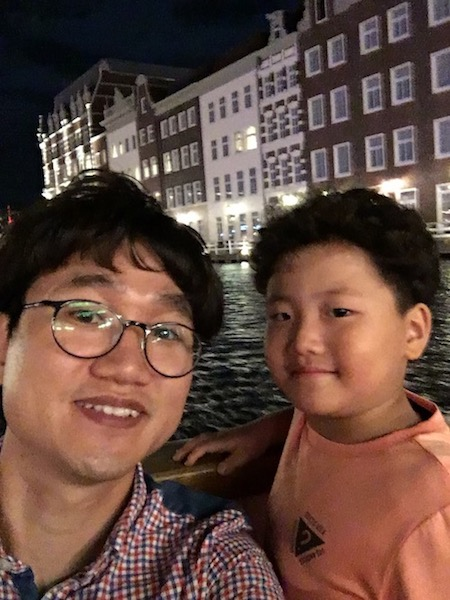
#> input picture opencv_webapp_lecture/cvlecture/media/IMG_2525.JPG, 450 x 600 px
$ python -i Background_subtraction.py   (imports and definitions only)
#> lines starting #> are read from the running program, lines starting #| are printed output that depends on the picture
'''
===============================================================================
This program shows interactive image segmentation using grabcut algorithm.


Key '0' - To select areas of background
Key '1' - To select areas of foreground
Key '2' - To select areas of probable background
Key '3' - To select areas of probable foreground

Key 'a' - To execute auto remove
Key 'n' - To update the segmentation
Key 'r' - To reset the setup
Key 'o' - To turn on or turn off auto segmentation mode

Key 'esc' - To exit
===============================================================================
'''

import numpy as np
import cv2
import sys


def draw_detections(img, rects, thickness=1): # to check face recognition
    for x, y, w, h in rects:
        cv2.rectangle(img, (x, y), (x + w, y + h), (0, 255, 0), thickness)


# [68 lines left out: functions check_border, inside, grabcut, not called in this run]


class BGsubtractor():
    BLUE = [255, 0, 0]  # rectangle color
    RED = [0, 0, 255]  # PR BG
    GREEN = [0, 255, 0]  # PR FG
    BLACK = [0, 0, 0]  # sure BG
    WHITE = [255, 255, 255]  # sure FG

    DRAW_BG = {'color': BLACK, 'val': 0}
    DRAW_FG = {'color': WHITE, 'val': 1}
    DRAW_PR_FG = {'color': GREEN, 'val': 3}
    DRAW_PR_BG = {'color': RED, 'val': 2}

    # setting up flags
    rect = (0, 0, 1, 1)
    bg_color = BLACK # default background color
    drawing = False  # flag for drawing curves
    rectangle = False  # flag for drawing rect
    rect_over = False  # flag to check if rect drawn
    auto = True  # flag for choosing auto update
    auto_update = False  # flag to update image automatically
    rect_or_mask = 100  # flag for selecting rect or mask mode
    value = DRAW_FG  # drawing initialized to FG
    thickness = 10  # brush thickness

    # [48 lines left out: function onmouse, not called in this run]

    def run(self, path):

#> called with path = '../media/IMG_2525.JPG'
        self.img = cv2.imread(path)
#> self.img is the input picture: shape (600, 450, 3); mean B, G, R 63.9, 73, 99.4

        if (type(self.img) is np.ndarray):

            faceCascade = cv2.CascadeClassifier(  # for recognizing faces
                './media/haarcascade_frontalface_default.xml')
            #self.img = cv2.resize(self.img, dsize=(512,512), interpolation=cv2.INTER_LINEAR) #to resize the image
            self.img2 = self.img.copy()  # a copy of original image
            self.mask = np.zeros(self.img.shape[:2], dtype=np.uint8)  # mask initialized to PR_BG
            self.output = np.zeros(self.img.shape, np.uint8)  # output image
            self.bg_result = np.zeros(self.img.shape, np.uint8)  # output image with selected background color
            self.gray = cv2.cvtColor(self.img, cv2.COLOR_BGR2GRAY)
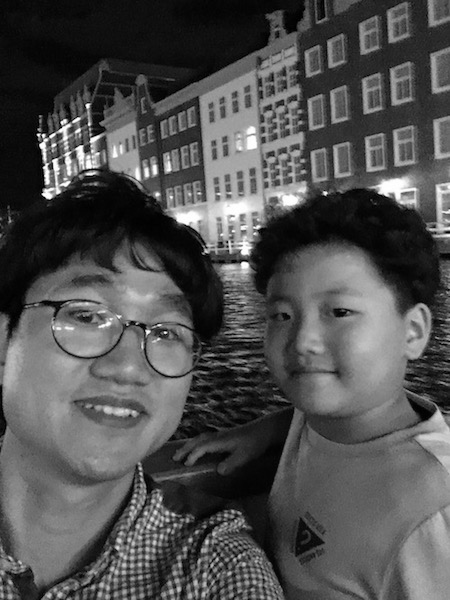
#> self.gray: shape (600, 450); min 0, max 255, mean 79.9

            # input and output windows
            cv2.namedWindow('output')
            cv2.namedWindow('input')
            cv2.setMouseCallback('input', self.onmouse) # for mouse input
            cv2.moveWindow('input', self.img.shape[1] + 10, 90)

            print(" Instructions: \n")
            print(" Draw a rectangle around the object using right mouse button \n")
            print(" Or press 'a' key \n")

            while (1):
                cv2.imshow('input', self.img)

                k = cv2.waitKey(1)
#> (key Esc is pressed here)
                # key bindings
                if k == 27:  # esc to exit
                    break
                elif k == ord('0'):  # BG drawing
                    print(" mark background regions with left mouse button \n")
                    self.value = self.DRAW_BG
                elif k == ord('1'):  # FG drawing
                    print(" mark foreground regions with left mouse button \n")
                    self.value = self.DRAW_FG
                elif k == ord('2'):  # PR_BG drawing
                    self.value = self.DRAW_PR_BG
                elif k == ord('3'):  # PR_FG drawing
                    self.value = self.DRAW_PR_FG

                elif k == ord('o'): # turn on or turn off auto segmentation
                    self.auto = not self.auto
                    print('auto_update ', ['off', 'on'][self.auto])
                #elif k == ord('s'):  # save image
                #    cv2.imwrite('./data/dst.jpg', self.bg_result)
                #    print(" Result saved as image \n")

                elif k == ord('r'):  # reset everything
                    print("resetting \n")
                    self.rect = (0, 0, 1, 1)
                    self.drawing = False
                    self.rectangle = False
                    self.rect_or_mask = 100
                    self.auto = True
                    self.rect_over = False
                    self.value = self.DRAW_FG
                    self.img = self.img2.copy()
                    self.mask = np.zeros(self.img.shape[:2], dtype=np.uint8)  # mask initialized
                    self.output = np.zeros(self.img.shape, np.uint8)  # output image
                    self.bg_color = self.BLACK
                    self.bg_result = np.zeros(self.img.shape, np.uint8)  # output image with selected background color

                elif k == ord('a'):  # auto remove
                    try:
                        self.rect_over = True
                        self.rect_or_mask = 1
                        faces = faceCascade.detectMultiScale(self.gray, 1.1, 3)
                        found_filtered = []
                        for ri, r in enumerate(faces):
                            for qi, q in enumerate(faces):
                                if ri != qi and inside(r, q):
                                    break
                            else:
                                found_filtered.append(r)
                        grabcut(self.img2, self.mask, found_filtered)
                        #draw_detections(self.img, found_filtered, 3)
                    except IndexError:
                        self.rect_over = False
                        self.rect_or_mask = 0
                        print("Can't do auto segmentation. Draw a rectangle around the object using right mouse button")

                elif k == ord('n') or self.auto_update is True:  # segment the image
                    print(""" For finer touchups, mark foreground and background after pressing keys 0-3
                    and again press 'n' \n""")
                    try:
                        if self.rect_or_mask == 0:  # grabcut with rect
                            bgdmodel = np.zeros((1, 65), np.float64)
                            fgdmodel = np.zeros((1, 65), np.float64)
                            cv2.grabCut(self.img2, self.mask, self.rect, bgdmodel, fgdmodel, 1, cv2.GC_INIT_WITH_RECT)
                            self.rect_or_mask = 1

                        elif self.rect_or_mask == 1:  # grabcut with mask
                            bgdmodel = np.zeros((1, 65), np.float64)
                            fgdmodel = np.zeros((1, 65), np.float64)
                            cv2.grabCut(self.img2, self.mask, self.rect, bgdmodel, fgdmodel, 1, cv2.GC_INIT_WITH_MASK)
                            # cv2.grabCut(self.img2, self.mask, (w, x, y, z), bgdmodel, fgdmodel, 1, cv2.GC_INIT_WITH_RECT)
                        self.auto_update = False
                    except:
                        import traceback
                        traceback.print_exc()

                mask2 = np.where((self.mask == 1) + (self.mask == 3), 255, 0).astype('uint8')  # foreground mask
                mask3 = np.where((self.mask == 0) + (self.mask == 2), 255, 0).astype('uint8')  # background mask
                # output without background
                self.output = cv2.bitwise_and(self.img2, self.img2, mask=mask2)
                # output with selected background color
                bg = np.full((self.img.shape[0], self.img.shape[1], 3), fill_value=self.bg_color, dtype=np.uint8)  #
                bg = cv2.bitwise_and(bg, bg, mask=mask3)  #
                self.bg_result = self.output + bg

                cv2.imshow('output', self.bg_result)
                # [16 lines of commented-out code are left out]
            print('Done')
            cv2.destroyAllWindows()
            return self.bg_result
        else:
            print('Input error')
            print(path)


# [4 lines not run here, left out]

>>> result = BGsubtractor().run('../media/IMG_2525.JPG')

$ run again, on opencv_webapp_lecture/cvlecture/media/irene.jpg
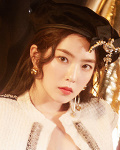
#> input picture opencv_webapp_lecture/cvlecture/media/irene.jpg, 120 x 150 px
#> in run, self.img is the input picture: shape (150, 120, 3); mean B, G, R 98.9, 124.5, 160
#> in run, `self.gray = cv2.cvtColor(self.img, cv2.COLOR_BGR2GRAY)`:
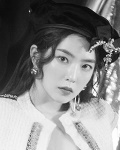
#> self.gray: shape (150, 120); min 8, max 255, mean 132.2

$ run again, on opencv_webapp_lecture/cvlecture/media/krysten-ritter.jpg
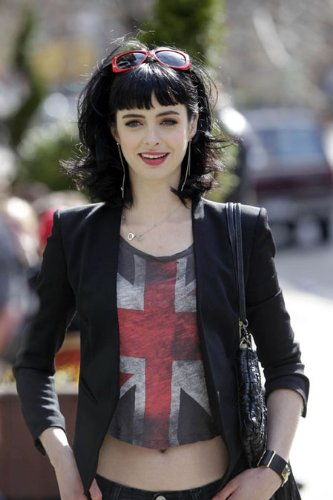
#> input picture opencv_webapp_lecture/cvlecture/media/krysten-ritter.jpg, 333 x 500 px
#> in run, self.img is the input picture: shape (500, 333, 3); mean B, G, R 94.6, 94.8, 100.8
#> in run, `self.gray = cv2.cvtColor(self.img, cv2.COLOR_BGR2GRAY)`:
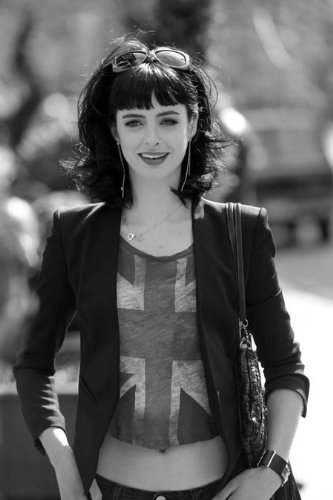
#> self.gray: shape (500, 333); min 0, max 255, mean 96.6
